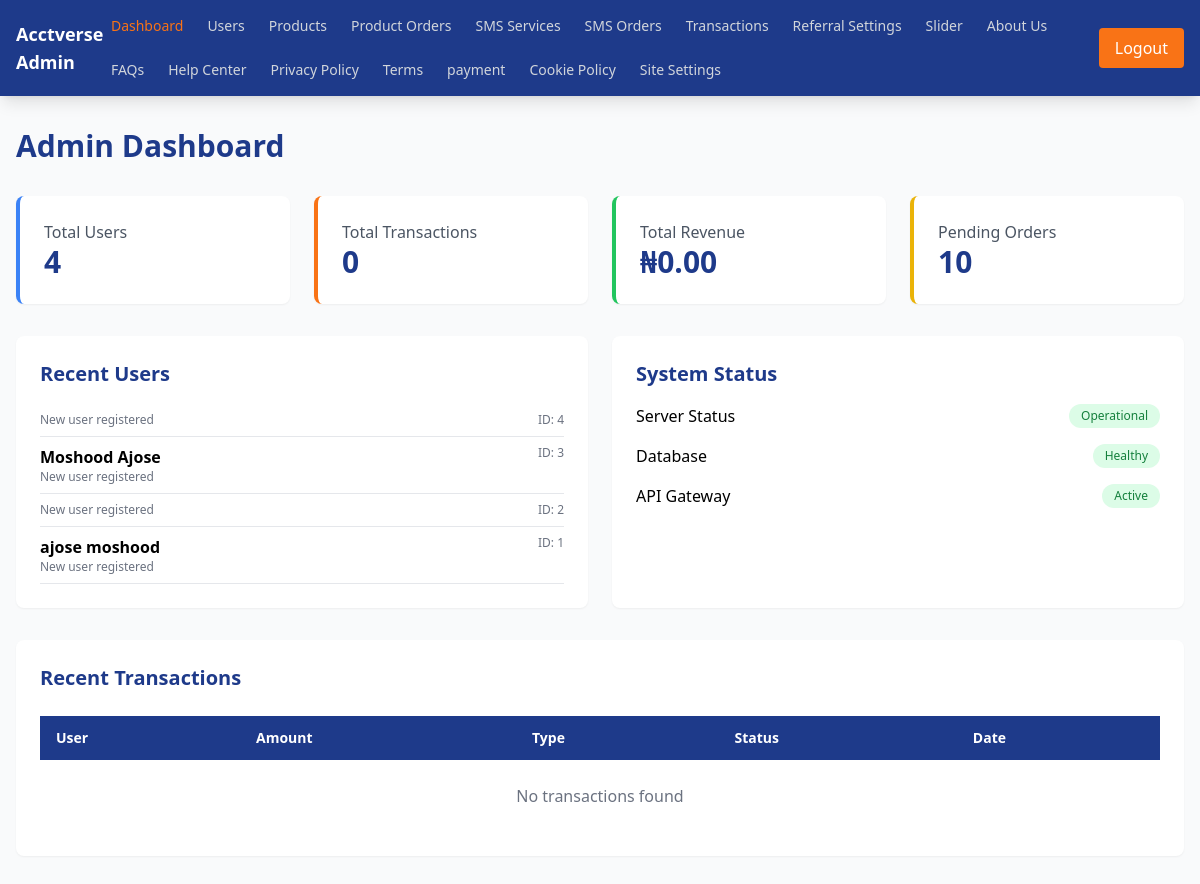
/admin/index.php (signed in), run on the app's committed database.
### tables this page shows
CREATE TABLE `users` (
  `id` bigint UNSIGNED NOT NULL,
  `full_name` varchar(255) NOT NULL,
  `email` varchar(255) NOT NULL,
  `password_hash` varchar(255) NOT NULL,
  `role` enum('user','admin') NOT NULL DEFAULT 'user',
  `is_verified` tinyint(1) NOT NULL DEFAULT '0',
  `verification_token` varchar(255) DEFAULT NULL,
  `reset_token` varchar(255) DEFAULT NULL,
  `created_at` timestamp NULL DEFAULT CURRENT_TIMESTAMP,
  `username` varchar(255) DEFAULT NULL,
  `mobile_code` varchar(10) DEFAULT NULL,
  `mobile` varchar(20) DEFAULT NULL,
  `country` varchar(100) DEFAULT NULL,
  `verify_token` text,
  `referral_code` varchar(255) DEFAULT NULL,
  `referred_by` int DEFAULT NULL,
  `first_name` varchar(255) DEFAULT NULL,
  `last_name` varchar(255) DEFAULT NULL,
  `address` varchar(255) DEFAULT NULL,
  `state` varchar(100) DEFAULT NULL,
  `zip_code` varchar(20) DEFAULT NULL,
  `city` varchar(100) DEFAULT NULL,
  `balance` decimal(15,2) NOT NULL DEFAULT '0.00',
  `referral_earnings` decimal(12,2) NOT NULL DEFAULT '0.00',
  `pending_earnings` decimal(12,2) NOT NULL DEFAULT '0.00',
  `withdrawn_amount` decimal(12,2) NOT NULL DEFAULT '0.00'
);

### admin/index.php (the view, shortened to what this page needs)
<?php
include 'header.php';
try {
    $stmt = $pdo->query("SELECT COUNT(*) FROM users");
    $totalUsers = $stmt->fetchColumn();
    $stmt = $pdo->query("SELECT COUNT(*) FROM transactions");
    $totalTransactions = $stmt->fetchColumn();
    $stmt = $pdo->query("SELECT SUM(amount) FROM transactions WHERE status = 'completed'");
    $totalRevenue = $stmt->fetchColumn() ?? 0;
    $stmt = $pdo->query("SELECT COUNT(*) FROM orders WHERE status = 'pending'");
    $pendingOrders = $stmt->fetchColumn();
    $stmt = $pdo->query("
        SELECT t.*, u.first_name, u.last_name
        FROM transactions t
        JOIN users u ON u.id = t.user_id
        ORDER BY t.id DESC
        LIMIT 6
    ");
    $recentTransactions = $stmt->fetchAll(PDO::FETCH_ASSOC);
    $stmt = $pdo->query("SELECT * FROM users ORDER BY id DESC LIMIT 6");
    $recentUsers = $stmt->fetchAll(PDO::FETCH_ASSOC);
} catch (Exception $e) {
    set_flash("error", "Error loading dashboard data.");
    $totalUsers = $totalTransactions = $totalRevenue = $pendingOrders = 0;
    $recentTransactions = $recentUsers = [];
}
?>    <div class="max-w-7xl mx-auto">
        <h1 class="text-3xl font-bold text-blue-900 mb-8">Admin Dashboard</h1>
        <div class="grid grid-cols-1 md:grid-cols-2 lg:grid-cols-4 gap-6 mb-8">
            <div class="bg-white shadow-sm border-l-4 border-blue-500 rounded-lg p-6">
                <p class="text-gray-600">Total Users</p>
                <h3 class="text-3xl text-blue-900 font-bold"><?= number_format($totalUsers) ?></h3>
            </div>
            <div class="bg-white shadow-sm border-l-4 border-orange-500 rounded-lg p-6">
                <p class="text-gray-600">Total Transactions</p>
                <h3 class="text-3xl text-blue-900 font-bold"><?= number_format($totalTransactions) ?></h3>
            </div>
            <div class="bg-white shadow-sm border-l-4 border-green-500 rounded-lg p-6">
                <p class="text-gray-600">Total Revenue</p>
                <h3 class="text-3xl text-blue-900 font-bold">₦<?= number_format($totalRevenue, 2) ?></h3>
            </div>
            <div class="bg-white shadow-sm border-l-4 border-yellow-500 rounded-lg p-6">
                <p class="text-gray-600">Pending Orders</p>
                <h3 class="text-3xl text-blue-900 font-bold"><?= number_format($pendingOrders) ?></h3>
            </div>
        </div>
        <div class="grid grid-cols-1 lg:grid-cols-2 gap-6 mb-8">
            <div class="bg-white p-6 rounded-lg shadow-sm">
                <h2 class="text-xl font-bold text-blue-900 mb-4">Recent Users</h2>
                <?php foreach ($recentUsers as $u): ?>
                    <div class="flex justify-between py-2 border-b border-gray-200">
                        <div>
                            <p class="font-semibold"><?= htmlspecialchars($u['first_name'] . " " . $u['last_name']) ?></p>
                            <p class="text-xs text-gray-500">New user registered</p>
                        </div>
                        <span class="text-xs text-gray-500">ID: <?= htmlspecialchars($u['id']) ?></span>
                    </div>
                <?php endforeach; ?>
            </div>
            <div class="bg-white p-6 rounded-lg shadow-sm">
                <h2 class="text-xl font-bold text-blue-900 mb-4">System Status</h2>
                <div class="space-y-4">
                    <div class="flex justify-between">
                        <span>Server Status</span>
                        <span class="bg-green-100 text-green-700 px-3 py-1 rounded-full text-xs">Operational</span>
                    </div>
                    <div class="flex justify-between">
                        <span>Database</span>
                        <span class="bg-green-100 text-green-700 px-3 py-1 rounded-full text-xs">Healthy</span>
                    </div>
                    <div class="flex justify-between">
                        <span>API Gateway</span>
                        <span class="bg-green-100 text-green-700 px-3 py-1 rounded-full text-xs">Active</span>
                    </div>
                </div>
            </div>
        </div>
        <div class="bg-white p-6 rounded-lg shadow-sm">
            <h2 class="text-xl font-bold text-blue-900 mb-6">Recent Transactions</h2>
            <div class="overflow-x-auto">
                <table class="w-full">
                    <thead class="bg-blue-900 text-white">
                        <tr>
                            <th class="px-4 py-3 text-left text-sm">User</th>
                            <th class="px-4 py-3 text-left text-sm">Amount</th>
                            <th class="px-4 py-3 text-left text-sm">Type</th>
                            <th class="px-4 py-3 text-left text-sm">Status</th>
                            <th class="px-4 py-3 text-left text-sm">Date</th>
                        </tr>
                    </thead>
                    <tbody>
                        <?php if (empty($recentTransactions)): ?>
                            <tr><td colspan="5" class="text-center py-6 text-gray-500">No transactions found</td></tr>
                        <?php endif; ?>
                    </tbody>
                </table>
            </div>
        </div>
    </div>
</body>
</html>

### data on the page
users: id "4"
users: first_name+last_name "Moshood Ajose", id "3"
users: id "2"
users: first_name+last_name "ajose moshood", id "1"

### other printed values
$title "Dashboard"
$title "Users"
$title "Products"
$title "Product Orders"
$title "SMS Services"
$title "SMS Orders"
$title "Transactions"
$title "Referral Settings"
$title "Slider"
$title "About Us"
$title "FAQs"
$title "Help Center"
$title "Privacy Policy"
$title "Terms"
$title "payment"
